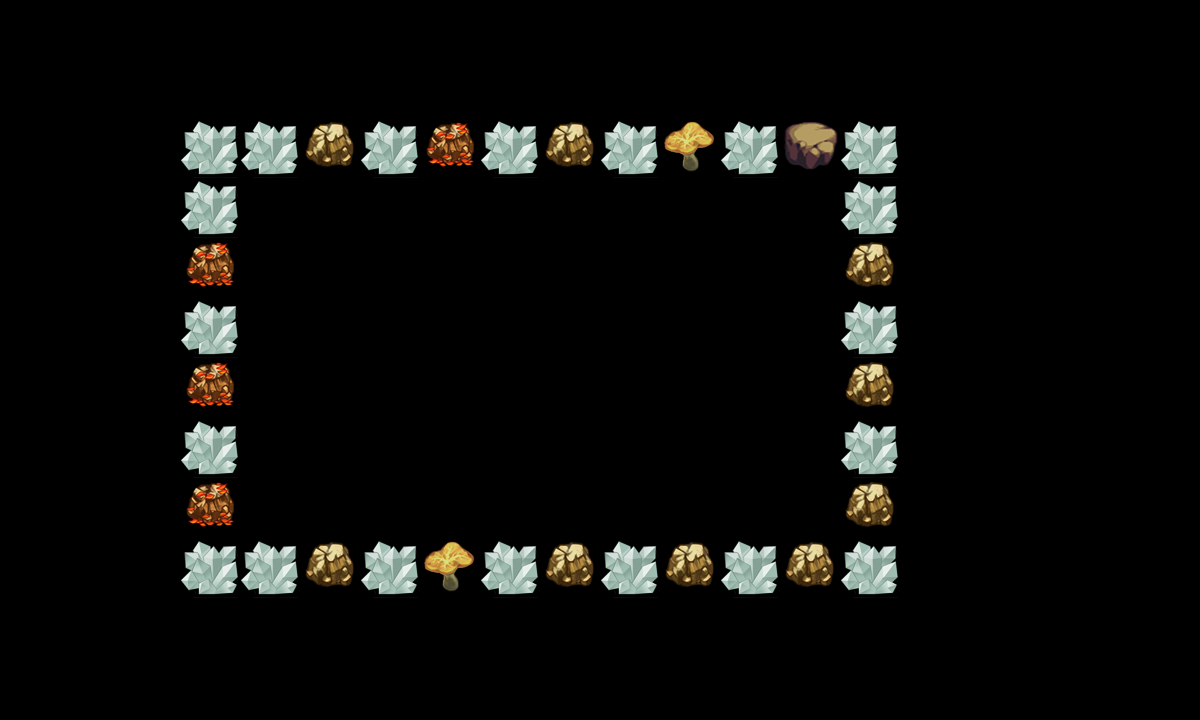

The image is a tile-based game level rendered from a .tmx file. Its description and source (layers, tilesets, objects; grid data summarised) follow:
An orthogonal 20x12 tile map with 60x60 px tiles, 2 tile layers (canDes, cannotDes) and 23 objects (re3, re1, re2, tankpoint, re4, ...).

<map version="1.0" orientation="orthogonal" width="20" height="12" tilewidth="60" tileheight="60">
 <tileset firstgid="1" name="tmw_desert_spacing" tilewidth="60" tileheight="60">
  <image source="tmw_desert_spacing.png" width="480" height="300" />
  <tile id="30">
   <properties>
    <property name="canDes" value="1" />
   </properties>
  </tile>
 </tileset>
 <layer name="canDes" width="20" height="12">
  <data>[240 cells, 16 non-empty, 4 distinct tile ids]</data>
 </layer>
 <layer name="cannotDes" width="20" height="12">
  <data>[240 cells, 20 non-empty, 1 distinct tile ids]</data>
 </layer>
 <objectgroup name="spawnPoints" width="20" height="12">
  <object name="re3" x="759" y="248" width="60" height="60" />
  <object name="re1" x="652" y="320" width="60" height="60" />
  <object name="re2" x="349" y="287" width="60" height="60" />
  <object name="tankpoint" x="489" y="615" width="60" height="60" />
  <object name="re4" x="505" y="386" width="60" height="60" />
  <object name="re5" x="513" y="223" width="60" height="60" />
  <object name="re6" x="744" y="445" width="55" height="54" />
  <object name="re7" x="392" y="456" width="58" height="56" />
 </objectgroup>
 <objectgroup name="roadPoints" width="20" height="12" visible="0">
  <object name="p1" x="659" y="660" width="60" height="60" />
  <object name="p2" x="781" y="420" width="60" height="60" />
  <object name="p3" x="1080" y="419" width="60" height="60" />
  <object name="p4" x="1083" y="119" width="60" height="60" />
 </objectgroup>
 <objectgroup name="bossPoint" width="20" height="12" visible="0">
  <object name="boss1" x="663" y="0" width="60" height="60" />
 </objectgroup>
 <objectgroup name="buildingPoint" width="20" height="12" visible="0">
  <object name="building1" x="1079" y="59" width="60" height="60" />
 </objectgroup>
 <objectgroup name="endPoint" width="20" height="12">
  <object name="endpoint" x="116" y="239" width="60" height="60" />
 </objectgroup>
 <objectgroup name="morePoint" width="20" height="12">
  <object name="morepoint" x="118" y="484" width="60" height="60" />
 </objectgroup>
 <objectgroup name="minePoint" width="20" height="12">
  <object name="mine3" x="663" y="599" width="60" height="60" />
  <object name="mine2" x="123" y="120" width="60" height="60" />
  <object name="mine1" x="119" y="358" width="60" height="60" />
  <object name="mine4" x="-3" y="361" width="60" height="60" />
  <object name="mine5" x="-3" y="119" width="60" height="60" />
  <object name="mine6" x="59" y="118" width="60" height="60" />
  <object name="mine7" x="58" y="359" width="60" height="60" />
 </objectgroup>
</map>
